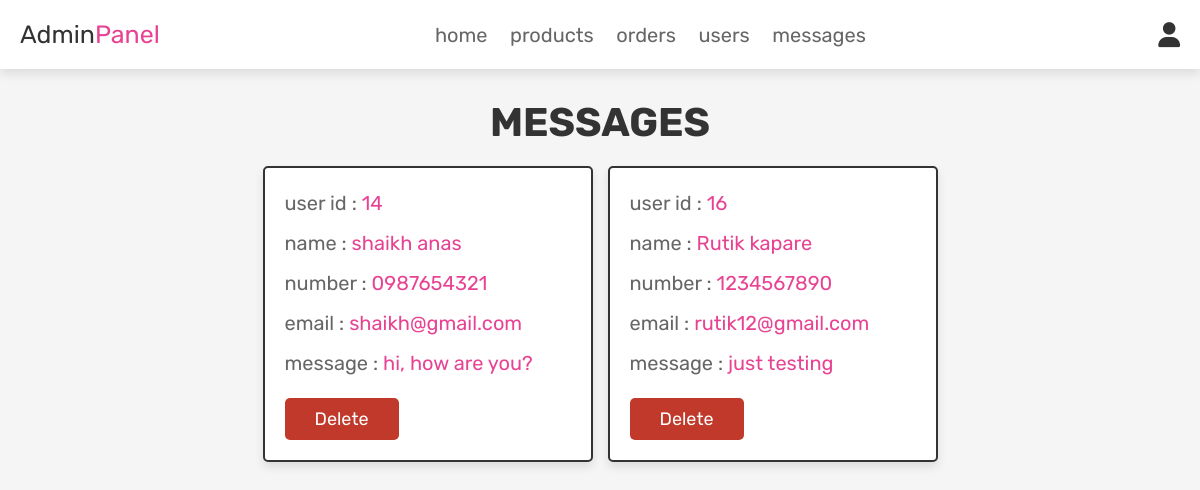
/admin_contacts.php (signed in), run on the app's committed database.
### tables this page shows
CREATE TABLE `message` (
  `id` int(100) NOT NULL,
  `user_id` int(100) NOT NULL,
  `name` varchar(100) NOT NULL,
  `email` varchar(100) NOT NULL,
  `number` varchar(12) NOT NULL,
  `message` varchar(500) NOT NULL
);

### admin_contacts.php (the view, shortened to what this page needs)
<?php
@include 'config.php';
?>
<!DOCTYPE html>
<html lang="en">
<head>
   <link rel="stylesheet" href="https://cdnjs.cloudflare.com/ajax/libs/font-awesome/6.0.0/css/all.min.css">
   <link rel="stylesheet" href="css/admin_style.css">
</head>
<body>
<?php @include 'admin_header.php'; ?>
<section class="messages">
   <h1 class="title">messages</h1>
   <div class="box-container">
      <?php
       $select_message = mysqli_query($conn, "SELECT * FROM `message`") or die('query failed');
       if(mysqli_num_rows($select_message) > 0){
          while($fetch_message = mysqli_fetch_assoc($select_message)){
      ?>
      <div class="box">
         <p>user id : <span><?php echo $fetch_message['user_id']; ?></span> </p>
         <p>name : <span><?php echo $fetch_message['name']; ?></span> </p>
         <p>number : <span><?php echo $fetch_message['number']; ?></span> </p>
         <p>email : <span><?php echo $fetch_message['email']; ?></span> </p>
         <p>message : <span><?php echo $fetch_message['message']; ?></span> </p>
         <a href="admin_contacts.php?delete=<?php echo $fetch_message['id']; ?>" onclick="return confirm('delete this message?');" class="delete-btn">delete</a>
      </div>
      <?php
         }
      }else{
         echo '<p class="empty">you have no messages!</p>';
      }
      ?>
   </div>
</section>
</body>
</html>

### css/admin_style.css (style rules this page uses)
:root { --pink:#e84393; --red:#c0392b; --orange:#f39c12; --black:#333; --white:#fff; --light-color:#666; --light-white:#ccc; --light-bg:#f5f5f5; --border:.2rem solid var(--black); --box-shadow:0 .5rem 1rem rgba(0,0,0,.1); }
* { font-family: 'Rubik', sans-serif; margin:0; padding:0; box-sizing: border-box; outline: none; border:none; text-decoration: none; transition:all .2s linear; }
html { font-size: 62.5%; overflow-x: hidden; scroll-behavior: smooth; scroll-padding-top: 6.5rem; }
body { background: var(--light-bg); }
section { padding:3rem 2rem; }
.title { text-align: center; margin-bottom: 2rem; color:var(--black); text-transform: uppercase; font-size: 4rem; }
.btn, .delete-btn, .option-btn { display: inline-block; border-radius: .5rem; margin-top: 1rem; font-size: 1.8rem; color:var(--white); cursor: pointer; padding:1rem 3rem; text-transform: capitalize; }
.delete-btn { background-color: var(--red); }
.messages .box-container { display: grid; grid-template-columns: repeat(auto-fit, 33rem); gap:1.5rem; align-items: flex-start; max-width: 1200px; margin: 0 auto; justify-content: center; }
.messages .box-container .box { padding:2rem; border:var(--border); background-color: var(--white); box-shadow: var(--box-shadow); border-radius: .5rem; }
.messages .box-container .box p { font-size: 2rem; color:var(--light-color); margin-bottom: 1rem; line-height: 1.5; }
.messages .box-container .box p span { color:var(--pink); }

### data on the page
message: user "14", name "shaikh anas", number "0987654321", email "shaikh@gmail.com", message "hi, how are you?"
message: user "16", name "Rutik kapare", number "1234567890", email "rutik12@gmail.com", message "just testing"
